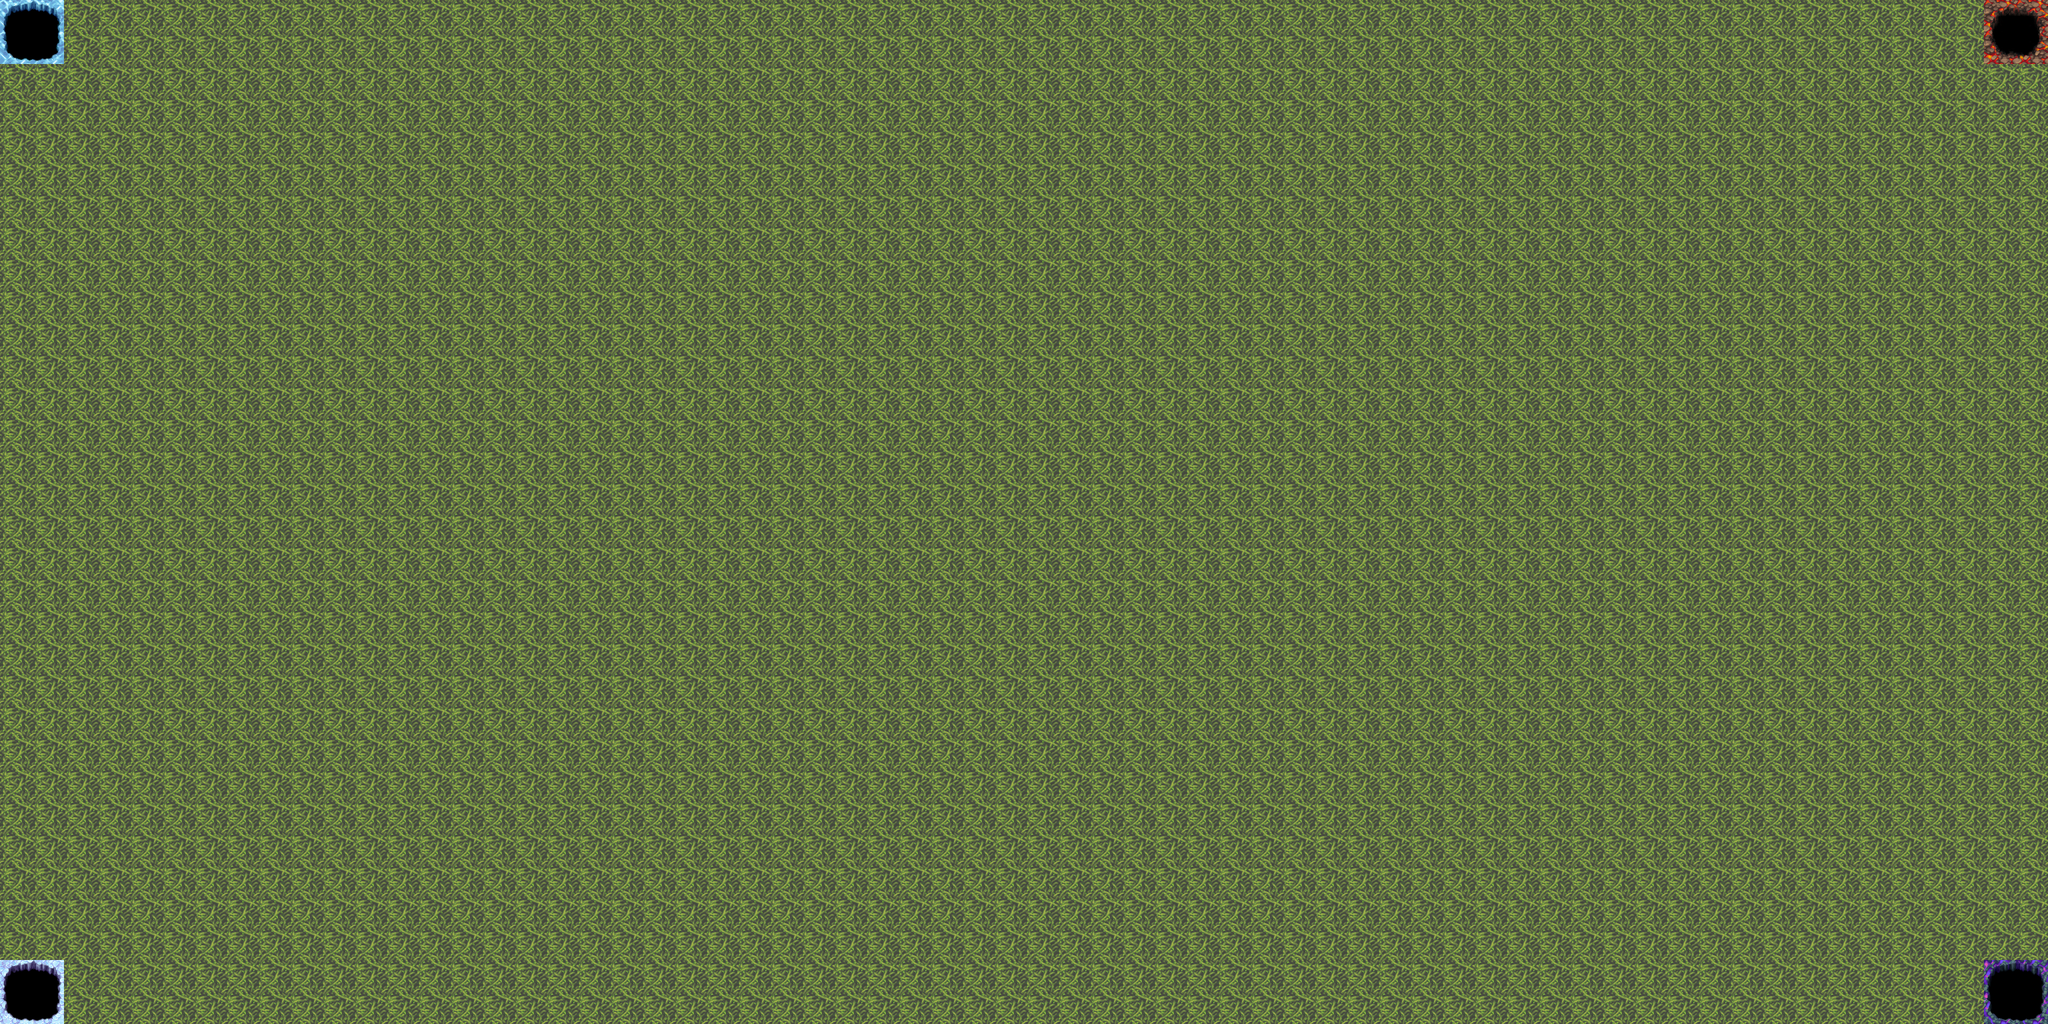

A level layout from a 2D game, rendered from its tile map. Below: a short description, then the map file with its tile-grid data intact:
An orthogonal 64x32 tile map with 48x48 px tiles, 1 tile layer (Tile Layer 1).

<map version="1.0" tiledversion="1.0.2" orientation="orthogonal" renderorder="right-down" width="64" height="32" tilewidth="48" tileheight="48" nextobjectid="1">
  <tileset name="Dungeon_A2" tilewidth="48" tileheight="48" tilecount="192" columns="16" firstgid="1">
    <image source="Dungeon_A2.png" width="768" height="576" />
  </tileset>
  <layer name="Tile Layer 1" width="64" height="32">
    <data encoding="csv">
75,76,3,3,3,3,3,3,3,3,3,3,3,3,3,3,3,3,3,3,3,3,3,3,3,3,3,3,3,3,3,3,3,3,3,3,3,3,3,3,3,3,3,3,3,3,3,3,3,3,3,3,3,3,3,3,3,3,3,3,3,3,121,122,
91,92,3,3,3,3,3,3,3,3,3,3,3,3,3,3,3,3,3,3,3,3,3,3,3,3,3,3,3,3,3,3,3,3,3,3,3,3,3,3,3,3,3,3,3,3,3,3,3,3,3,3,3,3,3,3,3,3,3,3,3,3,137,138,
3,3,3,3,3,3,3,3,3,3,3,3,3,3,3,3,3,3,3,3,3,3,3,3,3,3,3,3,3,3,3,3,3,3,3,3,3,3,3,3,3,3,3,3,3,3,3,3,3,3,3,3,3,3,3,3,3,3,3,3,3,3,3,3,
3,3,3,3,3,3,3,3,3,3,3,3,3,3,3,3,3,3,3,3,3,3,3,3,3,3,3,3,3,3,3,3,3,3,3,3,3,3,3,3,3,3,3,3,3,3,3,3,3,3,3,3,3,3,3,3,3,3,3,3,3,3,3,3,
3,3,3,3,3,3,3,3,3,3,3,3,3,3,3,3,3,3,3,3,3,3,3,3,3,3,3,3,3,3,3,3,3,3,3,3,3,3,3,3,3,3,3,3,3,3,3,3,3,3,3,3,3,3,3,3,3,3,3,3,3,3,3,3,
3,3,3,3,3,3,3,3,3,3,3,3,3,3,3,3,3,3,3,3,3,3,3,3,3,3,3,3,3,3,3,3,3,3,3,3,3,3,3,3,3,3,3,3,3,3,3,3,3,3,3,3,3,3,3,3,3,3,3,3,3,3,3,3,
3,3,3,3,3,3,3,3,3,3,3,3,3,3,3,3,3,3,3,3,3,3,3,3,3,3,3,3,3,3,3,3,3,3,3,3,3,3,3,3,3,3,3,3,3,3,3,3,3,3,3,3,3,3,3,3,3,3,3,3,3,3,3,3,
3,3,3,3,3,3,3,3,3,3,3,3,3,3,3,3,3,3,3,3,3,3,3,3,3,3,3,3,3,3,3,3,3,3,3,3,3,3,3,3,3,3,3,3,3,3,3,3,3,3,3,3,3,3,3,3,3,3,3,3,3,3,3,3,
3,3,3,3,3,3,3,3,3,3,3,3,3,3,3,3,3,3,3,3,3,3,3,3,3,3,3,3,3,3,3,3,3,3,3,3,3,3,3,3,3,3,3,3,3,3,3,3,3,3,3,3,3,3,3,3,3,3,3,3,3,3,3,3,
3,3,3,3,3,3,3,3,3,3,3,3,3,3,3,3,3,3,3,3,3,3,3,3,3,3,3,3,3,3,3,3,3,3,3,3,3,3,3,3,3,3,3,3,3,3,3,3,3,3,3,3,3,3,3,3,3,3,3,3,3,3,3,3,
3,3,3,3,3,3,3,3,3,3,3,3,3,3,3,3,3,3,3,3,3,3,3,3,3,3,3,3,3,3,3,3,3,3,3,3,3,3,3,3,3,3,3,3,3,3,3,3,3,3,3,3,3,3,3,3,3,3,3,3,3,3,3,3,
3,3,3,3,3,3,3,3,3,3,3,3,3,3,3,3,3,3,3,3,3,3,3,3,3,3,3,3,3,3,3,3,3,3,3,3,3,3,3,3,3,3,3,3,3,3,3,3,3,3,3,3,3,3,3,3,3,3,3,3,3,3,3,3,
3,3,3,3,3,3,3,3,3,3,3,3,3,3,3,3,3,3,3,3,3,3,3,3,3,3,3,3,3,3,3,3,3,3,3,3,3,3,3,3,3,3,3,3,3,3,3,3,3,3,3,3,3,3,3,3,3,3,3,3,3,3,3,3,
3,3,3,3,3,3,3,3,3,3,3,3,3,3,3,3,3,3,3,3,3,3,3,3,3,3,3,3,3,3,3,3,3,3,3,3,3,3,3,3,3,3,3,3,3,3,3,3,3,3,3,3,3,3,3,3,3,3,3,3,3,3,3,3,
3,3,3,3,3,3,3,3,3,3,3,3,3,3,3,3,3,3,3,3,3,3,3,3,3,3,3,3,3,3,3,3,3,3,3,3,3,3,3,3,3,3,3,3,3,3,3,3,3,3,3,3,3,3,3,3,3,3,3,3,3,3,3,3,
3,3,3,3,3,3,3,3,3,3,3,3,3,3,3,3,3,3,3,3,3,3,3,3,3,3,3,3,3,3,3,3,3,3,3,3,3,3,3,3,3,3,3,3,3,3,3,3,3,3,3,3,3,3,3,3,3,3,3,3,3,3,3,3,
3,3,3,3,3,3,3,3,3,3,3,3,3,3,3,3,3,3,3,3,3,3,3,3,3,3,3,3,3,3,3,3,3,3,3,3,3,3,3,3,3,3,3,3,3,3,3,3,3,3,3,3,3,3,3,3,3,3,3,3,3,3,3,3,
3,3,3,3,3,3,3,3,3,3,3,3,3,3,3,3,3,3,3,3,3,3,3,3,3,3,3,3,3,3,3,3,3,3,3,3,3,3,3,3,3,3,3,3,3,3,3,3,3,3,3,3,3,3,3,3,3,3,3,3,3,3,3,3,
3,3,3,3,3,3,3,3,3,3,3,3,3,3,3,3,3,3,3,3,3,3,3,3,3,3,3,3,3,3,3,3,3,3,3,3,3,3,3,3,3,3,3,3,3,3,3,3,3,3,3,3,3,3,3,3,3,3,3,3,3,3,3,3,
3,3,3,3,3,3,3,3,3,3,3,3,3,3,3,3,3,3,3,3,3,3,3,3,3,3,3,3,3,3,3,3,3,3,3,3,3,3,3,3,3,3,3,3,3,3,3,3,3,3,3,3,3,3,3,3,3,3,3,3,3,3,3,3,
3,3,3,3,3,3,3,3,3,3,3,3,3,3,3,3,3,3,3,3,3,3,3,3,3,3,3,3,3,3,3,3,3,3,3,3,3,3,3,3,3,3,3,3,3,3,3,3,3,3,3,3,3,3,3,3,3,3,3,3,3,3,3,3,
3,3,3,3,3,3,3,3,3,3,3,3,3,3,3,3,3,3,3,3,3,3,3,3,3,3,3,3,3,3,3,3,3,3,3,3,3,3,3,3,3,3,3,3,3,3,3,3,3,3,3,3,3,3,3,3,3,3,3,3,3,3,3,3,
3,3,3,3,3,3,3,3,3,3,3,3,3,3,3,3,3,3,3,3,3,3,3,3,3,3,3,3,3,3,3,3,3,3,3,3,3,3,3,3,3,3,3,3,3,3,3,3,3,3,3,3,3,3,3,3,3,3,3,3,3,3,3,3,
3,3,3,3,3,3,3,3,3,3,3,3,3,3,3,3,3,3,3,3,3,3,3,3,3,3,3,3,3,3,3,3,3,3,3,3,3,3,3,3,3,3,3,3,3,3,3,3,3,3,3,3,3,3,3,3,3,3,3,3,3,3,3,3,
3,3,3,3,3,3,3,3,3,3,3,3,3,3,3,3,3,3,3,3,3,3,3,3,3,3,3,3,3,3,3,3,3,3,3,3,3,3,3,3,3,3,3,3,3,3,3,3,3,3,3,3,3,3,3,3,3,3,3,3,3,3,3,3,
3,3,3,3,3,3,3,3,3,3,3,3,3,3,3,3,3,3,3,3,3,3,3,3,3,3,3,3,3,3,3,3,3,3,3,3,3,3,3,3,3,3,3,3,3,3,3,3,3,3,3,3,3,3,3,3,3,3,3,3,3,3,3,3,
3,3,3,3,3,3,3,3,3,3,3,3,3,3,3,3,3,3,3,3,3,3,3,3,3,3,3,3,3,3,3,3,3,3,3,3,3,3,3,3,3,3,3,3,3,3,3,3,3,3,3,3,3,3,3,3,3,3,3,3,3,3,3,3,
3,3,3,3,3,3,3,3,3,3,3,3,3,3,3,3,3,3,3,3,3,3,3,3,3,3,3,3,3,3,3,3,3,3,3,3,3,3,3,3,3,3,3,3,3,3,3,3,3,3,3,3,3,3,3,3,3,3,3,3,3,3,3,3,
3,3,3,3,3,3,3,3,3,3,3,3,3,3,3,3,3,3,3,3,3,3,3,3,3,3,3,3,3,3,3,3,3,3,3,3,3,3,3,3,3,3,3,3,3,3,3,3,3,3,3,3,3,3,3,3,3,3,3,3,3,3,3,3,
3,3,3,3,3,3,3,3,3,3,3,3,3,3,3,3,3,3,3,3,3,3,3,3,3,3,3,3,3,3,3,3,3,3,3,3,3,3,3,3,3,3,3,3,3,3,3,3,3,3,3,3,3,3,3,3,3,3,3,3,3,3,3,3,
169,170,3,3,3,3,3,3,3,3,3,3,3,3,3,3,3,3,3,3,3,3,3,3,3,3,3,3,3,3,3,3,3,3,3,3,3,3,3,3,3,3,3,3,3,3,3,3,3,3,3,3,3,3,3,3,3,3,3,3,3,3,171,172,
185,186,3,3,3,3,3,3,3,3,3,3,3,3,3,3,3,3,3,3,3,3,3,3,3,3,3,3,3,3,3,3,3,3,3,3,3,3,3,3,3,3,3,3,3,3,3,3,3,3,3,3,3,3,3,3,3,3,3,3,3,3,187,188
</data>
  </layer>
</map>
